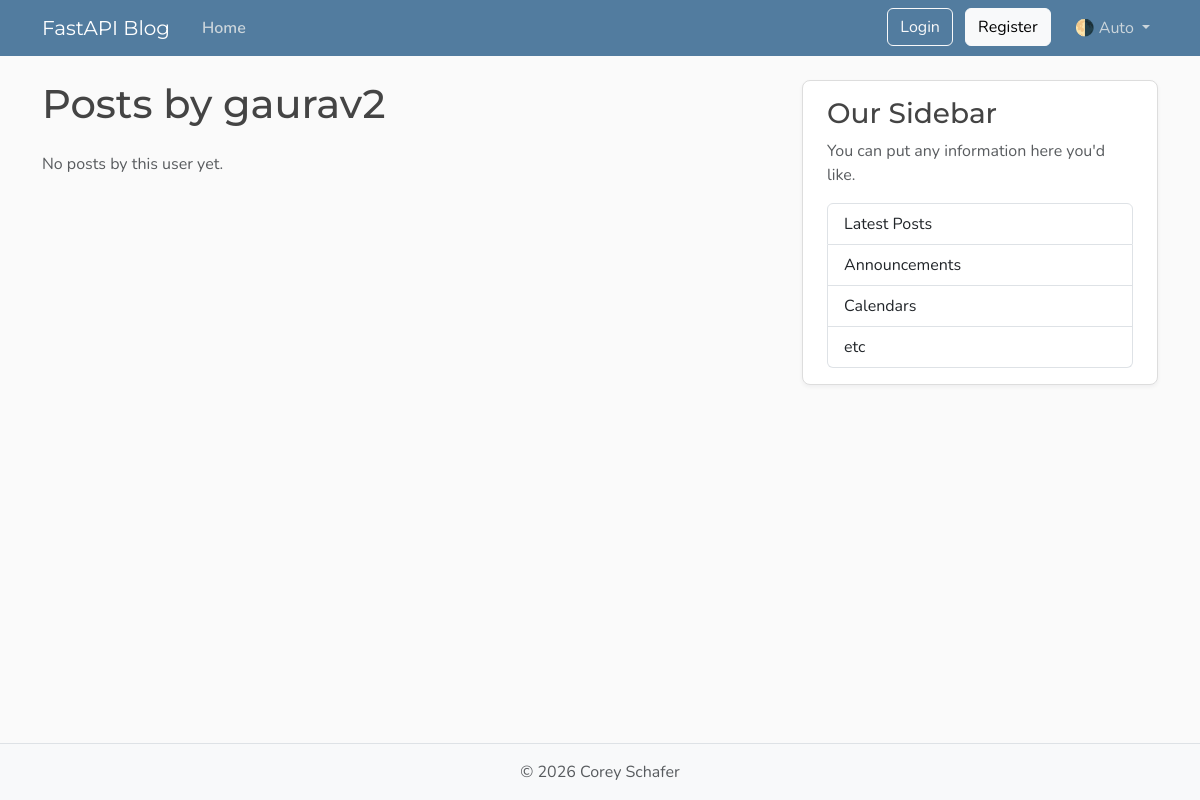
/user/5/posts, run on an earlier commit of the app's database.
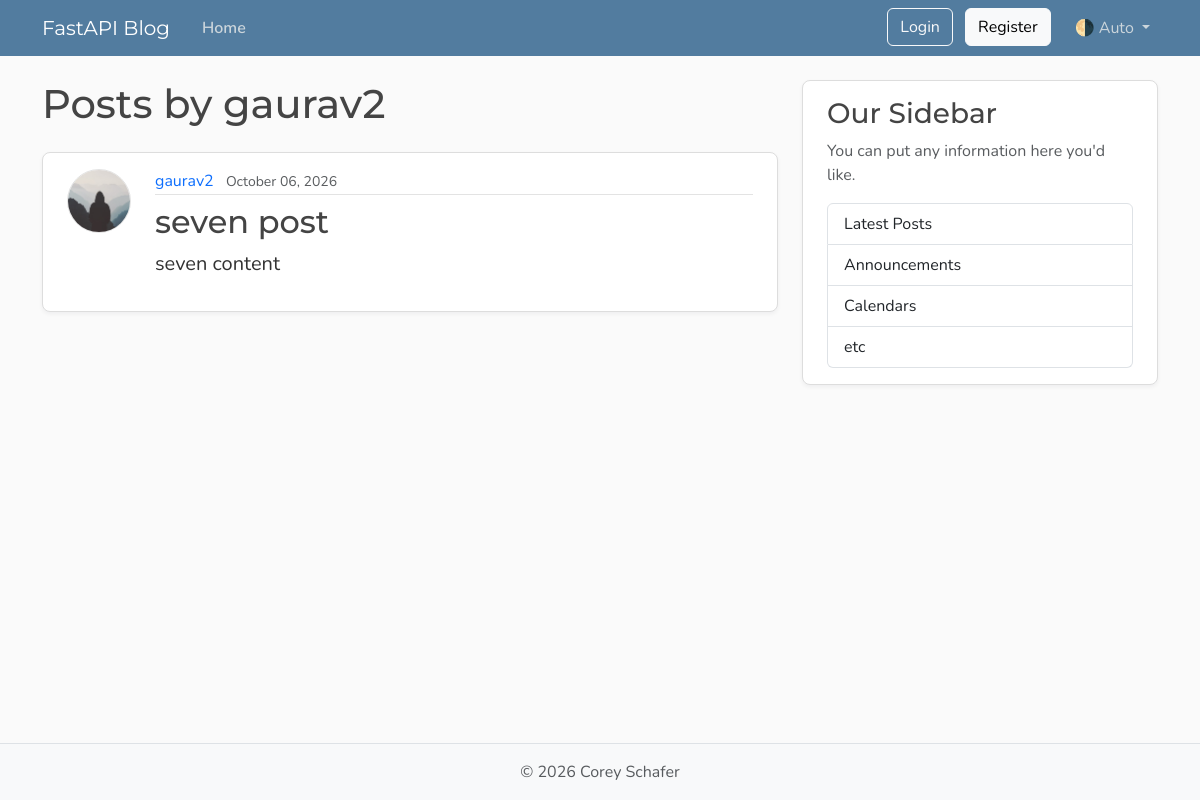
And on a later commit of the database.
### models.py (models this page shows, shortened)
class Post(Base):
    __tablename__ = "posts"
    id: Mapped[int] = mapped_column(Integer, primary_key=True, index=True)
    title: Mapped[str] = mapped_column(String(100), nullable=False)
    content: Mapped[str] = mapped_column(Text, nullable=False)
    user_id: Mapped[int] = mapped_column(
        ForeignKey("users.id"),  # We are referencing the user.id here against post
        nullable=False,
        index=True,
    )
    date_posted: Mapped[datetime] = mapped_column(
        DateTime(timezone=True),
        default=lambda: datetime.now(UTC),
    )
    likes: Mapped[int] = mapped_column(Integer, default=0, server_default="0")
    author: Mapped[User] = relationship(back_populates="posts")  # One to many relationship -> Links this relationship to the posts relationship in the User model:

class User(Base):   # Set here cause we want to assossiate the post with each user
    __tablename__ = "users"  # Very imp if not referenced then while creating the table in metadata will show error
    id: Mapped[int] = mapped_column(Integer, primary_key=True, index=True)  # Mapped is generic type hint used by alchemy to indicate that attribute is mapped to db
    username: Mapped[str] = mapped_column(String(50), unique=True, nullable=False)
    email: Mapped[str] = mapped_column(String(120), unique=True, nullable=False)
    password_hash: Mapped[str] = mapped_column(String(200), nullable=True)
    image_file: Mapped[str | None] = mapped_column(
        String(200),
        nullable=True,
        default=None,
    )
    posts: Mapped[list[Post]] = relationship(
        back_populates="author",
        cascade="all, delete-orphan",   # delete-orphan -> This mean that if user is deleted then all the post are deleted as well
    )   # One to Many relationship. Here post can be connected to many user

### main.py (the view)
@app.get('/user/{user_id}/posts', include_in_schema=False, name='user_posts')
async def user_posts_page(request: Request, user_id: int, db: Annotated[AsyncSession, Depends(get_db)]):
    result = await db.execute(
        Select(models.User).where(models.User.id == user_id)
    )
    existing_userid = result.scalars().first()
    if not existing_userid:
        raise HTTPException(status_code=status.HTTP_404_NOT_FOUND, detail="User ID not found")
    result = await db.execute(
        Select(models.Post)
        .options(selectinload(models.Post.author))  # We are using author in the templates that is why this is needed
        .where(models.Post.user_id == user_id)
        .order_by(models.Post.date_posted.desc()))
    all_posts = result.scalars().all()
    return templates.TemplateResponse(request,
                                      'user_posts.html', {
                                          'posts': all_posts,
                                          "user": existing_userid,
                                          "title": f"{existing_userid.username}'s Post"
                                      }
                                      )

### templates/user_posts.html (shortened to what this page needs)
{% extends "layout.html" %}
{% block content %}
<h1 class="mb-4">Posts by {{ user.username }}</h1>
<div id="postsContainer">
  {% for post in posts %}
  <article class="content-section py-3 px-4 mb-4">
    <div class="d-flex align-items-start gap-4">
      <img class="rounded-circle article-img flex-shrink-0" src="{{ post.author.image_path }}"
        alt="{{ post.author.username }}'s profile picture" width="64" height="64" loading="lazy">
      <div class="flex-grow-1">
        <div class="article-metadata mb-2">
          <a class="me-2" href="{{ url_for('user_posts', user_id=post.author.id) }}">{{ post.author.username }}</a>
          <small class="text-body-secondary">{{ post.date_posted.strftime("%B %d, %Y") }}</small>
        </div>
        <h2>
          <a class="article-title" href="{{ url_for('post_page', post_id=post.id) }}">{{ post.title }}</a>
        </h2>
        <p class="article-content">{{ post.content }}</p>
      </div>
    </div>
  </article>
  {% else %}
  <p class="text-body-secondary">No posts by this user yet.</p>
  {% endfor %}
</div>
{% endblock content %}

What changed in the data, as far as the page shows it:
added Post: author.username "gaurav2", date_posted "October 06, 2026", title "seven post", content "seven content"
Also different on the page:
text no longer shown: "No posts by this user yet."
